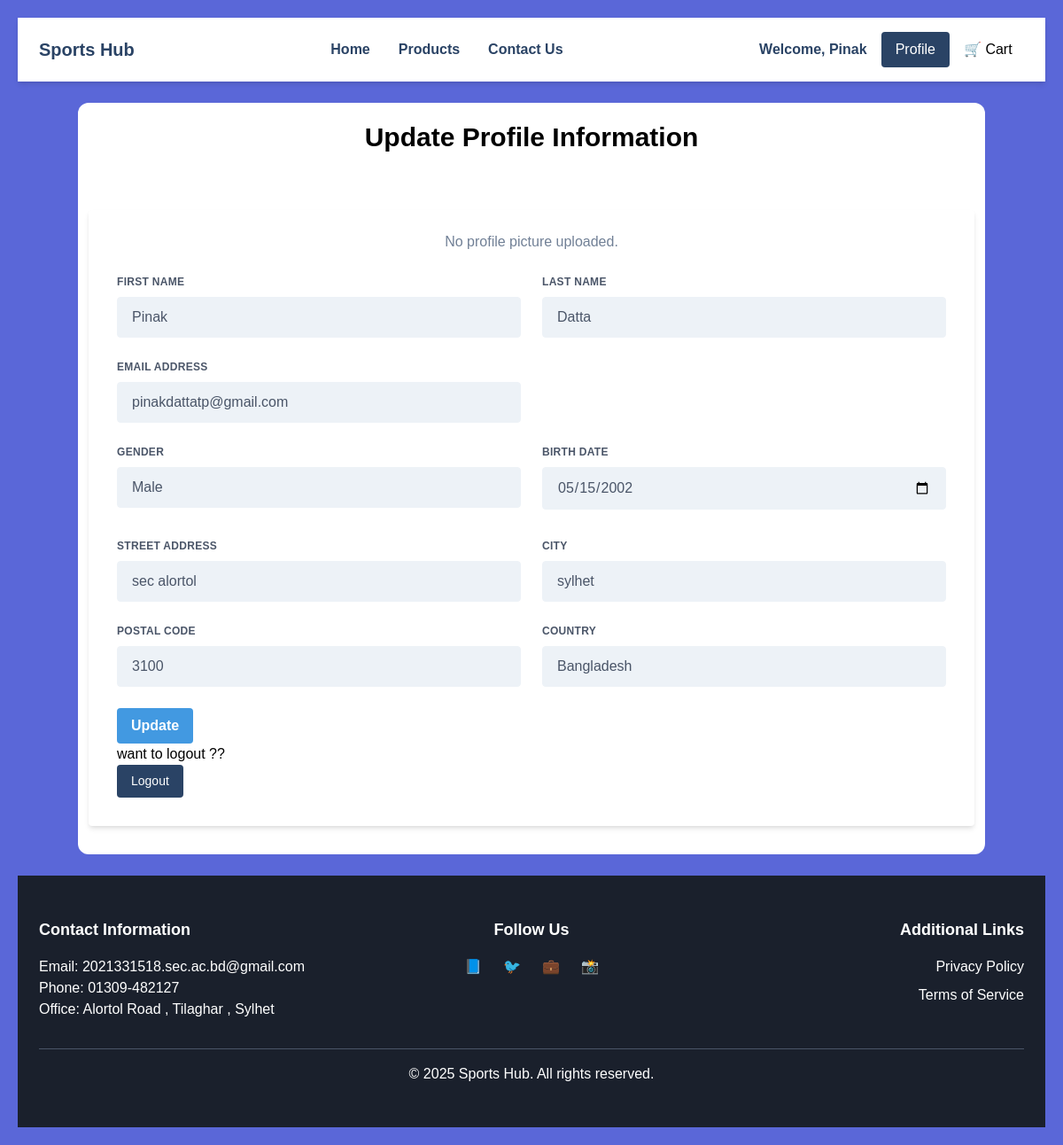
Page /account/profile/ (signed in) on the earlier database version.
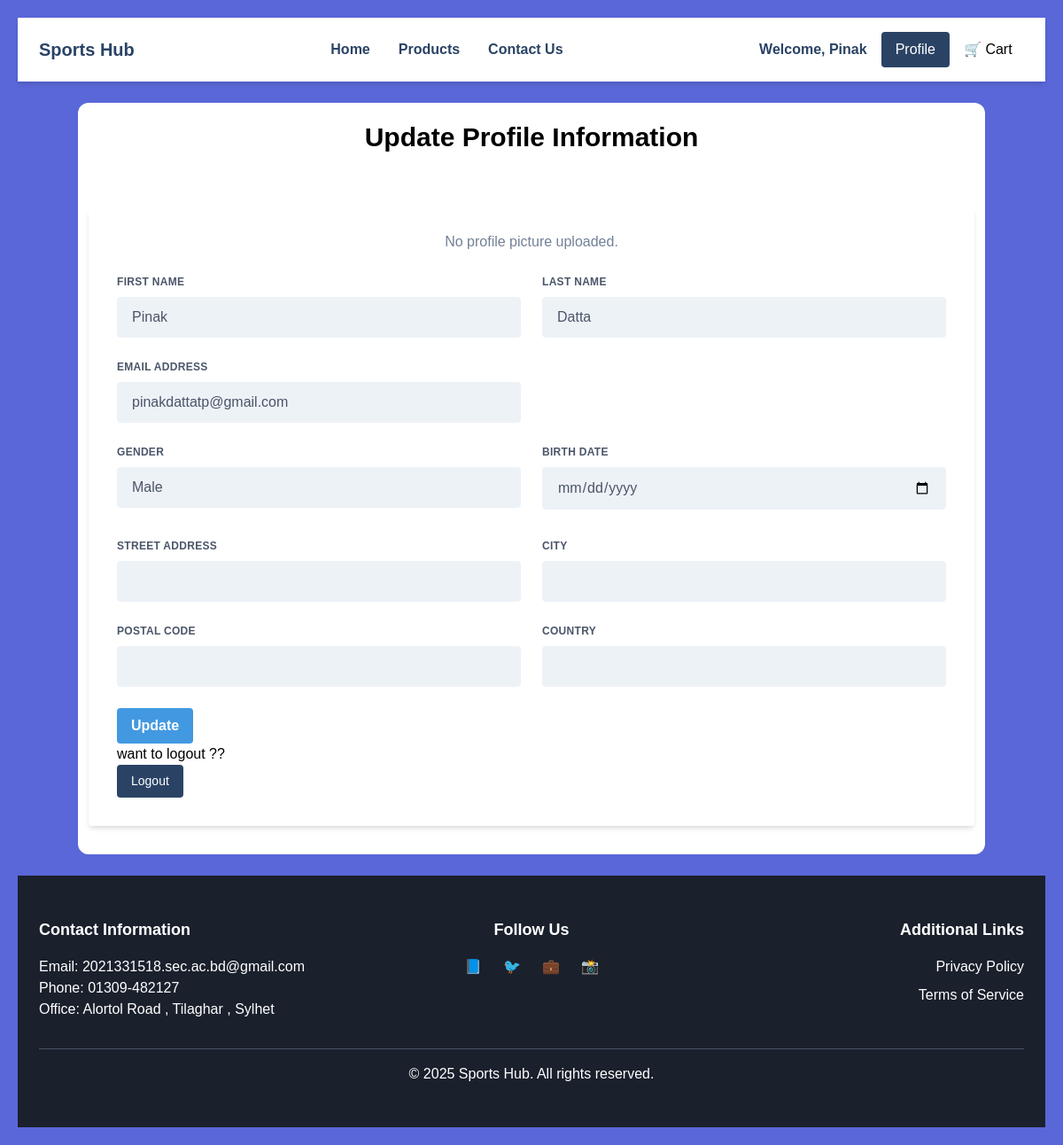
Same page on the later database version.
### account/models.py (models this page shows, shortened)
class UserAddress(models.Model):
    user = models.OneToOneField(User, related_name='address', on_delete=models.CASCADE)
    street_address = models.CharField(max_length=100)
    city = models.CharField(max_length= 100)
    postal_code = models.IntegerField()
    country = models.CharField(max_length=100)

### account/views.py (the view, shortened to what this page needs)
# urls.py: path('profile/' ,views.UserAccountUpdateView.as_view() , name= 'profile' ),
class UserAccountUpdateView(View):
    template_name = 'account/profile.html'
    def get(self, request):
        form = UserUpdateForm(instance=request.user)
        return render(request, self.template_name, {'form': form})

### account/templates/account/profile.html (shortened to what this page needs)
{% extends 'base.html' %} {% load static %} {% block head_title %}sports site{% endblock %} {% block content %}
<div class="bg-white px-3 py-4 rounded-xl my-6">
    <h1 class="font-bold text-3xl text-center pb-5">Update Profile Information</h1>
    <div class="w-full mt-10">
        <form method="post" class="bg-white shadow-md rounded px-8 pt-6 pb-8 mb-4">
            <div class="text-center mb-6">
    {% if request.user.account.profile_picture %}
        <img src="{{ request.user.account.profile_picture.url }}" alt="Profile Picture"
             class="w-32 h-32 rounded-full border-4 border-gray-300 object-cover">
    {% else %}
        <p class="text-gray-600">No profile picture uploaded.</p>
    {% endif %}
</div>
            <div class="flex flex-wrap -mx-3 mb-6">
                <div class="w-full md:w-1/2 px-3 mb-6 md:mb-0">
                    <label class="block uppercase tracking-wide text-gray-700 text-xs font-bold mb-2" for="{{ form.first_name.id_for_label }}">
                        {{ form.first_name.label }}
                    </label> {{ form.first_name }}
                </div>
                <div class="w-full md:w-1/2 px-3">
                    <label class="block uppercase tracking-wide text-gray-700 text-xs font-bold mb-2" for="{{ form.last_name.id_for_label }}">
                        {{ form.last_name.label }}
                    </label> {{ form.last_name }}
                </div>
            </div>
            <div class="flex flex-wrap -mx-3 mb-6">
                <div class="w-full md:w-1/2 px-3 mb-6 md:mb-0">
                    <label class="block uppercase tracking-wide text-gray-700 text-xs font-bold mb-2" for="{{ form.email.id_for_label }}">
                        {{ form.email.label }}
                    </label> {{ form.email }}
                </div>
                <div class="w-full md:w-1/2 px-3 mb-6 md:mb-0">
                </div>
            </div>
            <div class="flex flex-wrap -mx-3 mb-6">
                <div class="w-full md:w-1/2 px-3 mb-6 md:mb-0">
                    <label class="block uppercase tracking-wide text-gray-700 text-xs font-bold mb-2" for="{{ form.gender.id_for_label }}">
                        {{ form.gender.label }}
                    </label> {{ form.gender }}
                </div>
                <div class="w-full md:w-1/2 px-3 mb-6 md:mb-0">
                    <label class="block uppercase tracking-wide text-gray-700 text-xs font-bold mb-2" for="{{ form.birth_date.id_for_label }}">
                        {{ form.birth_date.label }}
                    </label> {{ form.birth_date }}
                </div>
            </div>
            <div class="flex flex-wrap -mx-3">
                <div class="w-full md:w-1/2 px-3 mb-6 md:mb-0">
                </div>
                <div class="w-full md:w-1/2 px-3 mb-6 md:mb-0">
                </div>
            </div>
            <div class="flex flex-wrap -mx-3 mb-6">
                <div class="w-full md:w-1/2 px-3 mb-6 md:mb-0">
                    <label class="block uppercase tracking-wide text-gray-700 text-xs font-bold mb-2" for="{{ form.street_address.id_for_label }}">
                        {{ form.street_address.label }}
                    </label> {{ form.street_address }}
                </div>
                <div class="w-full md:w-1/2 px-3">
                    <label class="block uppercase tracking-wide text-gray-700 text-xs font-bold mb-2" for="{{ form.city.id_for_label }}">
                        {{ form.city.label }}
                    </label> {{ form.city }}
                </div>
            </div>
            <div class="flex flex-wrap -mx-3 mb-6">
                <div class="w-full md:w-1/2 px-3 mb-6 md:mb-0">
                    <label class="block uppercase tracking-wide text-gray-700 text-xs font-bold mb-2" for="{{ form.postal_code.id_for_label }}">
                        {{ form.postal_code.label }}
                    </label> {{ form.postal_code }}
                </div>
                <div class="w-full md:w-1/2 px-3">
                    <label class="block uppercase tracking-wide text-gray-700 text-xs font-bold mb-2" for="{{ form.country.id_for_label }}">
                        {{ form.country.label }}
                    </label> {{ form.country }}
                </div>
            </div>
            <div class="flex items-center justify-between">
                <button class="bg-blue-500 hover:bg-blue-700 text-white font-bold py-2 px-4 rounded focus:outline-none focus:shadow-outline" type="submit">
                    Update
                </button>
            </div>
            <h1>want to logout ?? </h1>
                <a href="{% url 'logout' %}" class="inline-block font-medium text-sm px-4 py-2 bg-blue-900 rounded text-white hover:bg-red-700">
                    Logout
                </a>
        </form>
    </div>
</div>
{% endblock %}

### core/templates/base.html (shortened to what this page needs)
{% load static %}
<!DOCTYPE html>
<html lang="en">
    <head>
        <link href="https://unpkg.com/tailwindcss@^1.0/dist/tailwind.min.css" rel="stylesheet">
        <link rel="stylesheet" href="https://cdn.jsdelivr.net/npm/swiper@10/swiper-bundle.min.css">
    </head>
    <body class="bg-indigo-600">
        {% include 'navbar.html' %}
        {% block body %}
            <div class="lg:container lg:mx-auto" id="main">
                {% block content %}
                {% endblock %}
            </div>
        {% include 'footer.html'%}
        {% endblock %}
    </body>
</html>

### core/templates/navbar.html (shortened to what this page needs)
<nav x-data="{ open: false }" class="bg-white shadow-md px-6 py-4">
    <div class="flex justify-between items-center">
        <div class="text-xl font-bold text-blue-900">
            <a href="/">Sports Hub</a>
        </div>
        <div :class="open ? 'block' : 'hidden'" class="w-full lg:flex lg:items-center lg:w-auto lg:space-x-8 text-center mt-4 lg:mt-0">
            <a href="{% url 'home' %}" class="block lg:inline-block text-blue-900 hover:text-red-900 font-semibold">
                Home
            </a>
            <a href="{% url 'productlist' %}" class="block lg:inline-block text-blue-900 hover:text-red-900 font-semibold">
                Products
            </a>
            <a href="{% url 'contact' %}" class="block lg:inline-block text-blue-900 hover:text-red-900 font-semibold">
                Contact Us
            </a>
        </div>
        {% if request.user.is_authenticated %}
        <div class="hidden lg:flex items-center space-x-4">
            <span class="text-blue-900 font-bold">Welcome, {{ request.user.first_name }}</span>
            <a href="{% url 'profile' %}" class="bg-blue-900 text-white px-4 py-2 rounded hover:bg-red-700">
                Profile
            </a>
            <a href="{% url 'cart' %}" class="btn btn-outline-dark">
                🛒 Cart <span class="badge bg-dark text-white ms-1 rounded-pill">{{ cart|length }}</span>
            </a>
        </div>
        {% endif %}
    </div>
</nav>

### core/templates/footer.html
<footer class="bg-gray-900 text-white py-8 md:py-12">
        <div class="max-w-7xl mx-auto px-6">
            <div class="grid grid-cols-1 sm:grid-cols-2 md:grid-cols-3 gap-8 md:gap-12">
                <div class="text-center md:text-left">
                    <h2 class="text-lg font-semibold mb-4">Contact Information</h2>
                    <p>Email: 2021331518.sec.ac.bd@gmail.com</p>
                    <p>Phone: 01309-482127</p>
                    <p>Office: Alortol Road , Tilaghar , Sylhet</p>
                </div>
                <div class="flex flex-col items-center text-center">
                    <h2 class="text-lg font-semibold mb-4">Follow Us</h2>
                    <div class="flex justify-center space-x-6">
                        <a href="#" class="hover:text-gray-400">📘</a>
                        <a href="#" class="hover:text-gray-400">🐦</a>
                        <a href="#" class="hover:text-gray-400">💼</a>
                        <a href="#" class="hover:text-gray-400">📸</a>
                    </div>
                </div>
                <div class="text-center md:text-right">
                    <h2 class="text-lg font-semibold mb-4">Additional Links</h2>
                    <ul>
                        <li class="mb-2">
                            <a href="#" class="hover:text-gray-400">Privacy Policy</a>
                        </li>
                        <li>
                            <a href="#" class="hover:text-gray-400">Terms of Service</a>
                        </li>
                    </ul>
                </div>
            </div>
            <div class="mt-8 text-center border-t border-gray-700 pt-4">
                <p>© 2025 Sports Hub. All rights reserved.</p>
            </div>
        </div>
    </footer>

### core/templates/base.html (style rules this page uses)
body { font-family: Arial, sans-serif; background-color: #f8f9fa; margin: 0; padding: 20px; }

Differences in the rows shown:
removed UserAddress: street_address "sec alortol", city "sylhet", country "Bangladesh"
Other differences:
form field birth_date: "05/15/2002" → (not shown)
form field postal_code: "3100" → (not shown)
